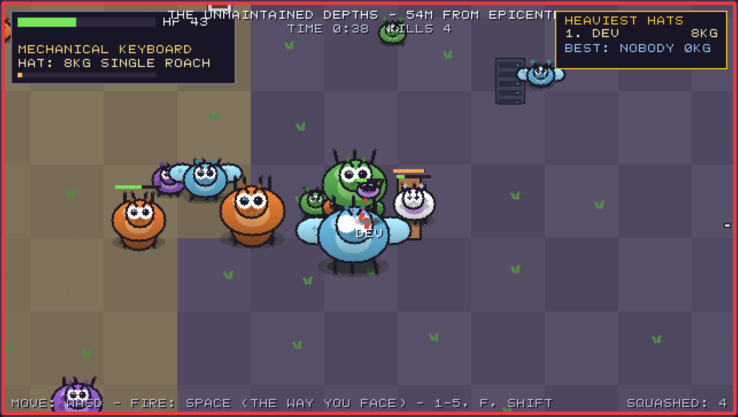
#> input picture shots-1080/raw-trek-13.png, 1476 x 833 px, found by its file name (shown at 1/2 size); its folder holds 6 pictures in this run
$ python make_steam_assets.py
#> lines starting #> are read from the running program, lines starting #| are printed output that depends on the picture
#!/usr/bin/env python3
"""Build all Steam store/library assets for THE SURVIVAL GAME from real
gameplay captures. Title treatment (Daniel, Oct 29): Comic Sans style —
Comic Neue Bold (SIL OFL, the open Comic Sans revival) — thickened with a
dark outline, sitting on a clean dark banner like the game's splash
screen, instead of fighting the screenshot's HUD text."""
import os
from PIL import Image, ImageDraw, ImageEnhance, ImageFont

RAW = os.path.expanduser("~/workspace/survival-game/shots-1080")
OUT = os.path.expanduser("~/workspace/your_files/steam-publish-kit/assets")
FONT = os.path.expanduser("~/workspace/survival-game/fonts/ComicNeue-Bold.ttf")
os.makedirs(OUT, exist_ok=True)

GOLD = (255, 214, 64)
DARK = (10, 8, 20)
PANEL = (16, 18, 32)

def fit_font(text, max_w, start):
    """Largest Comic Neue Bold size (<= start) that fits text in max_w."""
    size = start
    while size > 10:
        f = ImageFont.truetype(FONT, size)
        if f.getlength(text) <= max_w: return f, size
        size -= 2
    return ImageFont.truetype(FONT, 10), 10

def draw_title(img, lines, band_h, max_size):
    """Dark banner across the top with a gold rule, title in thick
    outlined Comic Sans centered on it."""
    d = ImageDraw.Draw(img, "RGBA")
    d.rectangle([0, 0, img.width, band_h], fill=PANEL + (242,))
    d.rectangle([0, band_h, img.width, band_h + max(3, band_h // 28)], fill=GOLD + (255,))
    text = max(lines, key=len)
    f, size = fit_font(text, img.width * 0.92, max_size)
    line_h = size * 1.12
    total = line_h * len(lines)
    y = (band_h - total) / 2 - size * 0.08
    for ln in lines:
        d.text((img.width / 2, y), ln, font=f, fill=GOLD, anchor="ma",
               stroke_width=max(2, size // 13), stroke_fill=DARK)
        y += line_h
    return img

def cover(img, W, H, cx_frac=0.5, cy_frac=0.5, zoom=1.0):
    s = max(W / img.width, H / img.height) * zoom
    im = img.resize((round(img.width * s), round(img.height * s)), Image.LANCZOS)
    cx = int(im.width * cx_frac - W / 2); cy = int(im.height * cy_frac - H / 2)
    cx = max(0, min(cx, im.width - W)); cy = max(0, min(cy, im.height - H))
    return im.crop((cx, cy, cx + W, cy + H))

def load(name): return Image.open(os.path.join(RAW, name)).convert("RGB")
#> called with name = 'raw-trek-13.png'
#> returned value is the input picture: PIL image 1476x833 RGB; mean R, G, B 93.8, 82.5, 92.4
def save(img, name):
#> called with name = 'screenshot-1-legacy-lands-swarm.png'
    img.save(os.path.join(OUT, name))
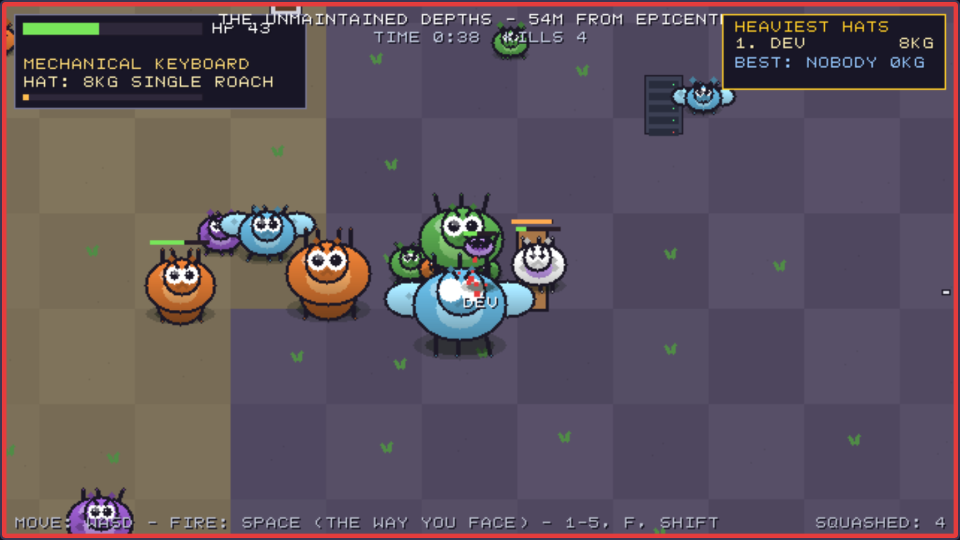
#> saved as screenshot-1-legacy-lands-swarm.png: PIL image 1920x1080 RGB (shown at 1/2 size); mean R, G, B 93.8, 82.5, 92.4
    print(f"{name}: {img.width}x{img.height}")
#| screenshot-1-legacy-lands-swarm.png: 1920x1080

TITLE = "THE SURVIVAL GAME"

# ---- screenshots: 1920x1080, straight gameplay captures (no text added) ----
shots = [("raw-trek-13.png", "screenshot-1-legacy-lands-swarm.png"),
         ("raw-trek-5.png",  "screenshot-2-spaghetti-fields.png"),
         ("raw-trek-11.png", "screenshot-3-the-trek-east.png"),
         ("raw-store.png",   "screenshot-4-bug-bounty-store.png"),
         ("raw-spawn.png",   "screenshot-5-the-epicenter.png"),
         ("raw-trek-7.png",  "screenshot-6-bug-cap.png")]
for raw, name in shots:
    save(load(raw).resize((1920, 1080), Image.LANCZOS), name)
#> pass 2 of the loop `for raw, name in shots:`:
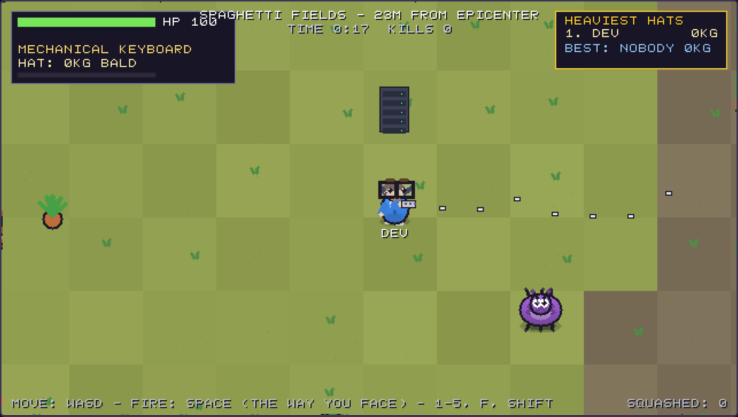
#> input picture shots-1080/raw-trek-5.png, 1476 x 833 px, found by its file name (shown at 1/2 size)
#> in load, returned value is the input picture: PIL image 1476x833 RGB; mean R, G, B 130.9, 140.3, 79.4
#> in save (call 2), `img.save(os.path.join(OUT, name))`:
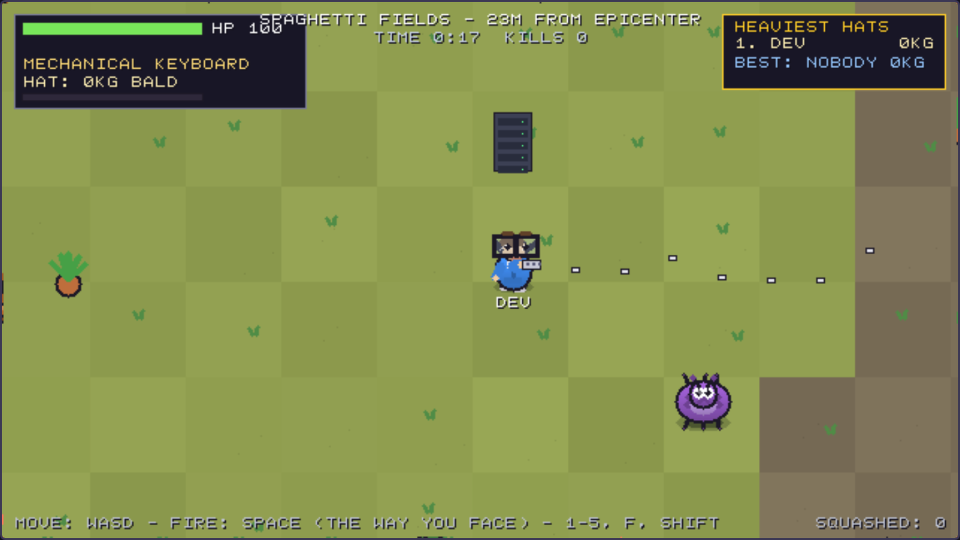
#> saved as screenshot-2-spaghetti-fields.png: PIL image 1920x1080 RGB (shown at 1/2 size); mean R, G, B 130.9, 140.3, 79.4
#| screenshot-2-spaghetti-fields.png: 1920x1080
#> (the run stopped early here; a loop or call above may not have finished)
